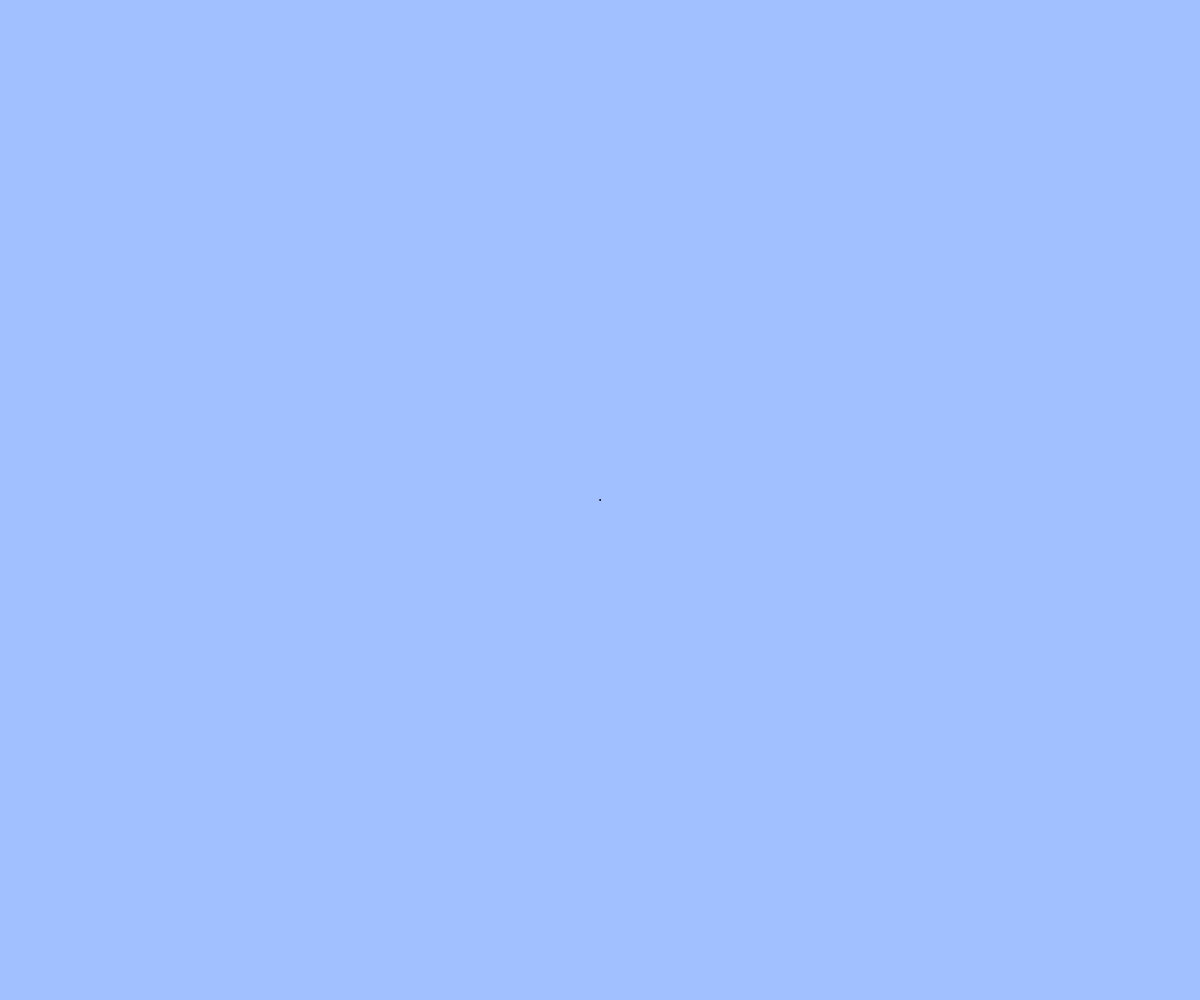
Frame 1 (no input)
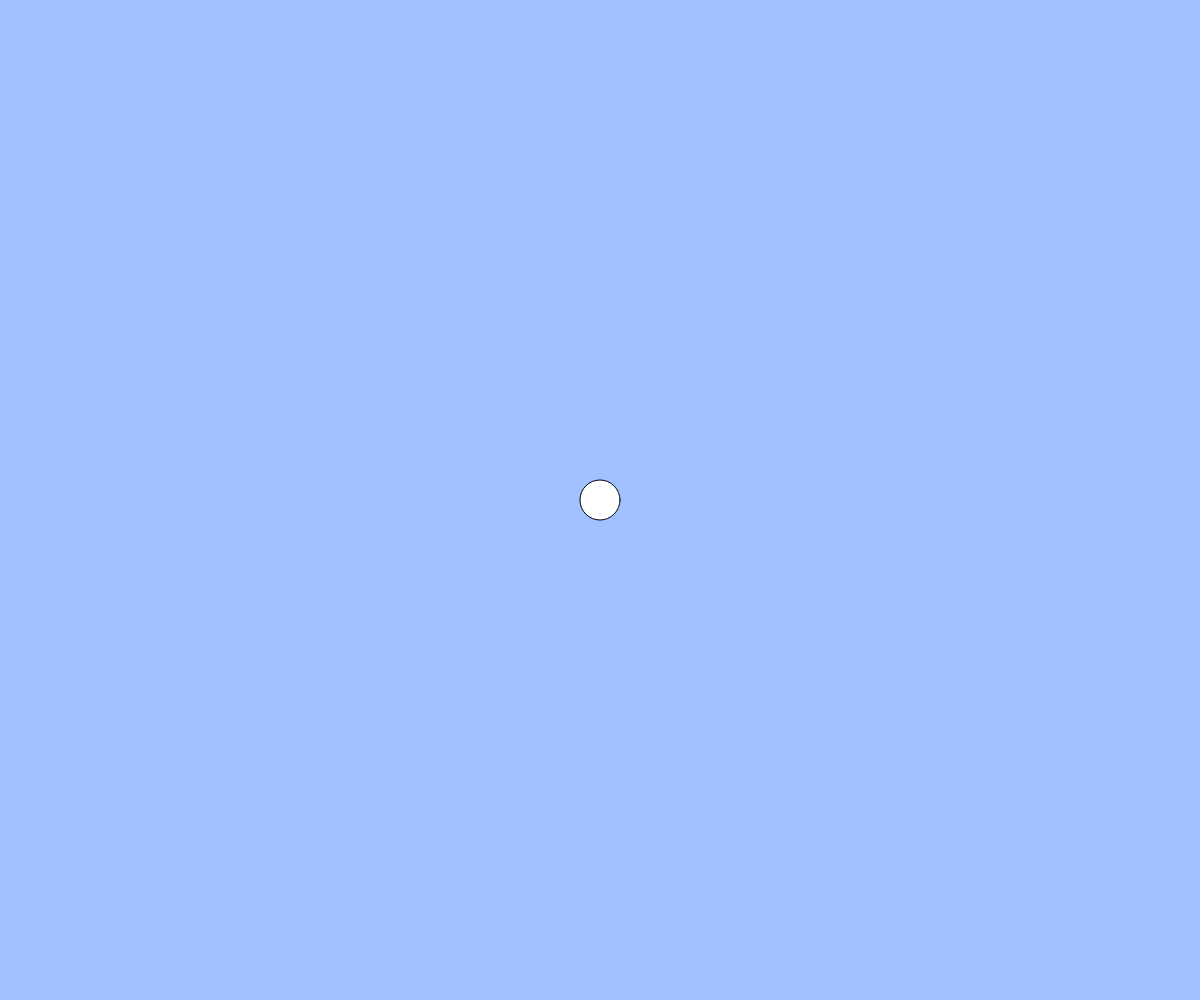
Frame 60 (no input)
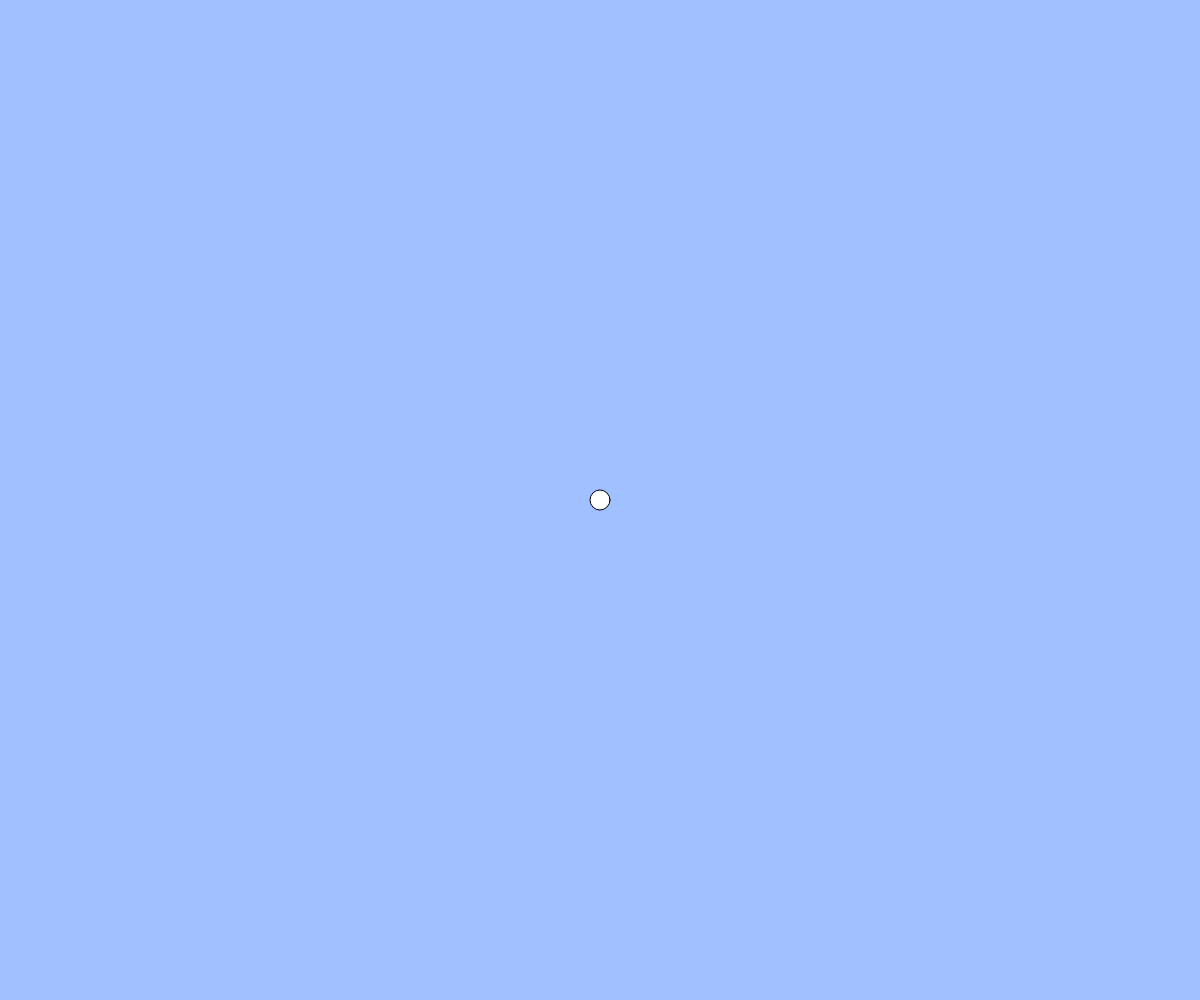
Frame 120 (the mouse pressed at the canvas centre since frame 60)

The p5.js sketch that drew these frames (run headless with seeded random() and noise() and a simulated clock; from frame 60 on, the mouse is pressed at the canvas centre):

// p5.js sketch
// ── sketch.js
// 練習問題「心臓の鼓動のように大きくなったり小さくなったりする円」
let count;
let cycle;

function setup(){
  createCanvas(windowWidth, windowHeight);
  count = 0;
  cycle = 100;
}

function draw(){
  background(160, 192, 255);
  if(keyIsDown(LEFT_ARROW)){
    count = (count +3) % cycle;
  }

else{
    count=(count+1)%cycle;
  }
  // BLANK[1]
  if(count<50){
      ellipse(width/2, height/2, count);
}
else if(50<count){
  ellipse(width/2,height/2,100-count)
}


}
